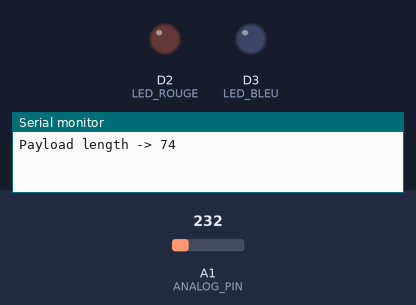
Simulated run of this program. Board: Arduino MKR. Shown: output pins drawn as LEDs (lit = HIGH), the last lines printed to the serial monitor. Inputs (shaded band) come from the test bench; at power-on: A1 (ANALOG_PIN) = 232. WiFi joins after 1.5 s; servers stay silent unless stated; no MQTT or app messages arrive unless stated.

Above: at 12.7 s.
12.8 s: A1 (ANALOG_PIN) set to 250
At 14.7 s:
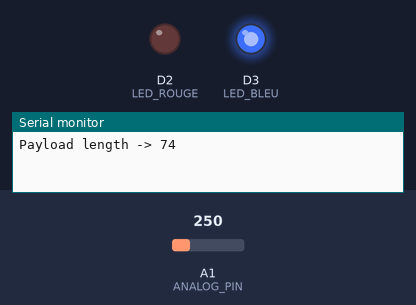
15.0 s: A1 (ANALOG_PIN) set to 201
At 16.5 s:
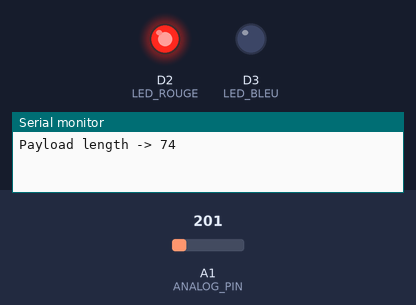
17.0 s: A1 (ANALOG_PIN) set to 266
At 18.3 s:
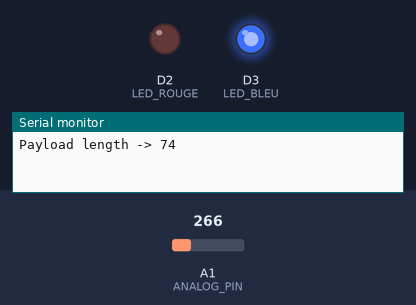
19.0 s: A1 (ANALOG_PIN) set to 174
At 20.0 s:
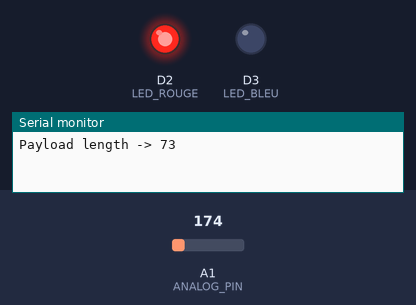
Timing chart, 0 to 22.0 s (numbered marks = the images above; inputs shaded):
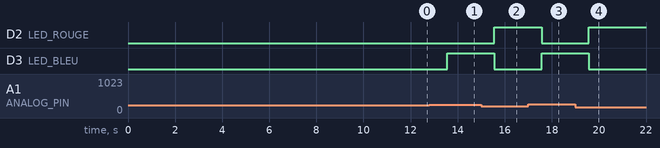

The program:

main.cpp
```cpp
/*
  Titre      : DEMO TMP36 - MKR 1000 - Thingsboard
  Auteur     : André Roussel
  Date       : 04/11/2021
  Description: lecture du TMP36 et envoie de cette valeur a une fréquences spécifique sur la plateforme IDO Thingsbaord
  Droits     : Reproduction permise pour usage pédagogique
  Version    : 0.0.4
*/

#include <Arduino.h>
#include "WIFIConnector_MKR1000.h" //inclusion d'un libairie pour la focntionnalite wifi
#include "MQTTConnector.h"         //inclusion d'un libairie pour la focntionnalite MQTT.h

/*
  Variables de base pour la lecture de la
  sortie du TMP36 a partir d'une broche digitale
*/

const int ANALOG_PIN = A1; // Utilisation de la broche A1 pour lecture analogue
const int LED_BLEU = 3;
const int LED_ROUGE = 2;
int AnalogValue = 0; // Variable pour contenir la valeur lue de la broche analogue

/*
  Variables pour obtenir une valeur de tension a partir du résultat du convertisseur
  analogique digitale CAD, de 0 à 1023 en 0 à 3.3V.  A ajuster selon la tension maximale
  permise par le microncontrolleur et la resolution de la broche 8,10,12,...  bits
*/

const float PIN_BASE_VOLTAGE = 3.3;    // Tension de base maximale pour la broche analogue du uC utilisé
const int PIN_ANALOG_MAX_VALUE = 1023; // Valeur maximale de la lecture de la broche analogue
float PinVoltage = 0;                  // Variable pour la transformation de la lecture analogue a une tension

/*
  Variables pour obtenir une mesure de température en
  degré Celcius a partir d'une valeur en V pour le TMP36
*/

const float TENSION_DECALAGE = 500; // Tension de décalage pour le TMP36 en mV
float TMP36Temperature = 0;         // Varaiable pour contenir la temperature
int MvParDegreeCelcius = 10;        // Nombre de mV par degré Celcius

// Variable de controle générales tel les délais, etc...

const int MS_DELAI = 1000; // Nombre de milliseconde de délais

// Declaration des variables pour le statut du chauffage et de la climatisation

bool StatusChauffage = false;
bool StatusClimatisation = false;

// La fonction setup sert, entre autre chose, a configurer les broches du uC

void setup()
{

  Serial.begin(9600); // Activation du port série pour affichage dans le moniteur série

  wifiConnect(); //Branchement au réseau WIFI
  MQTTConnect(); //Branchement au broker MQTT

  pinMode(ANALOG_PIN, INPUT); // Pour une bonne lecture, la broche analogique doit être placé en mode entré explicitment

  pinMode(LED_BLEU, OUTPUT);
  pinMode(LED_ROUGE, OUTPUT);
}

// Boucle infinie qui permet au uC de faire une ou plusieurs taches sans arrêt

void loop()
{
  // put your main code here, to run repeatedly:

  AnalogValue = analogRead(ANALOG_PIN); // Lecture de la broche analogue et sauvegarde de valeur

  /*
      Par défaut, sur le Arduino MKR1000, la lecture d'une broche analogue donneras une valeur de 0 a 1023.
      Nous pouvons alors utilisé la règle de 3 pour obtenir la tension lu par la broche analogue
      c'est-à-dire, sachant qu'une lecture de 1023 est égale a 3.3V, par regle de 3,
      la tension sera donnè par Tension = (lecture *3.3)/1023
  */

  PinVoltage = (AnalogValue * PIN_BASE_VOLTAGE) / PIN_ANALOG_MAX_VALUE; // Transfert de la lecture de la broche en tension

  /*
    Calcul de la temnpérature a partir de la tension de lecture en Volts
      1. transfert de la valeur de tension de Volts en mV en multipliant la tension obtenue en lecture par 1000
      2. Soustraction de 500 mV comme facteur de correction
      3. Le tout divisé par 10 mV par degré Celcius pour obtenir des degré Celcius
  */

  TMP36Temperature = (PinVoltage * 1000 - TENSION_DECALAGE) / MvParDegreeCelcius;

  if (TMP36Temperature >= 25)
  {
    // C'est ici que on va allumer la climatisation et eteindre le chauffage
    StatusChauffage = false;
    StatusClimatisation = true;
    digitalWrite(LED_ROUGE, LOW);
    digitalWrite(LED_BLEU, HIGH);
  }
  else if (TMP36Temperature <= 21)
  {
    // c'est ici que on va allumer le chauffage et eteindre la climatisation
    StatusChauffage = true;
    StatusClimatisation = false;
    digitalWrite(LED_ROUGE, HIGH);
    digitalWrite(LED_BLEU, LOW);
  }
  else
  {
    // c'est ici que on va eteindre le chauffage et eteindre la climatisation
    StatusChauffage = false;
    StatusClimatisation = false;
    digitalWrite(LED_ROUGE, LOW);
    digitalWrite(LED_BLEU, LOW);
  }

  // Impression dans le moniteur série

  Serial.print("La valeur obtene par la broche analogue est ");
  Serial.println(AnalogValue);

  Serial.print("La valeur de tension obtenue par la broche analogue est ");
  Serial.print(PinVoltage);
  Serial.println(" V");

  Serial.print("La valeur de température est alors  ");
  Serial.print(TMP36Temperature);
  Serial.println(" degré Celcius");
  appendPayload("StatutChauffage", StatusChauffage);
  appendPayload("StatutClimatisation", StatusClimatisation);
  appendPayload("Temperature", TMP36Temperature); //Ajout de la donnée température au message MQTT
  sendPayload();                                  //Envoie du message via le protocole MQTT

  delay(MS_DELAI); // Délai de sorte a ce qu'on puisse lire les valeurs et ralentir le uC
                   // Note: l'utilisation d'un délai est généralement une mauvaise pratique mais utilisable dans le cas de ce démo
}
```

MQTTConnector.h
```cpp
/*
  Titre      : MQTTConnector.h
  Auteur     : André Roussel
  Date       : 05/11/2021
  Description: Utilitaire de branchement a un Broker MQTT une fois une connexion établisa l'internet via WIFI, GSM, etc...
  Droits     : Reproduction permise pour usage pédagogique
  Version    : 0.0.1
*/


#include <MQTT.h>


//Constante nécessaire pour le branchement au Broker MQTT

const char MQTT_SERVER[]    = SECRET_MQTT_SERVER_IP;    // Adresse IP du broker MQTT
const int MQTT_SERVER_PORT  = SECRET_MQTT_SERVER_PORT;  // Port du broker MQTT


// Pramètre d'identification de l'objet
const char TOKEN[]        = SECRET_TOKEN;         // Token d'accès de l'objet
const char DEVICE_ID[]    = SECRET_DEVICE_ID;     // Numéro d'indentification de l'objet provenant de Thingsboard

MQTTClient ClientMQTT;      // Création d'un client MQTT pour l'échange de donnée entre l'objet IDO et le broker MQTT


String Payload ="{";      // Chaine de caractère qui contiendra le message envoyer de l'objet vers thingsboard


// Fonctionnalité de branchement utilisant le protocole MQTT

void MQTTConnect() {

  ClientMQTT.begin(MQTT_SERVER, MQTT_SERVER_PORT, ClientWIFI);

  while (!ClientMQTT.connect(DEVICE_ID, TOKEN, "")) {
    Serial.print(".");
    delay(1000);
  }

  Serial.println("\nBranché au broker MQTT!\n");

}


// Affiche la payload qui est envoyé ainsi que sa longeur


/*
  Fonctionnalité qui permet de créer la chaine de données a envoyé au broker MQTT
  Pour le moment, cette chaine ne doit pas dépassé un maximum de 100 caractère
*/

void appendPayload(String Name, float Val)
{

  if( Payload != "{")
  {
    Payload += ",";
  }

  Payload += "\"";
  Payload += Name;
  Payload += "\": ";
  Payload += Val;

}

/*
  Fonctionnalité qui permet l'envoie de la chaine de caractères sous la forme de paires
  Nom associé a la donnée, Valeur de al donnée
*/

void sendPayload()
{
  char attributes[200];
  Payload += "}";
  Payload.toCharArray(attributes, 200);
  ClientMQTT.publish("v1/devices/me/telemetry", attributes);

  Serial.print("Payload -> ");
  Serial.println(Payload);
  Serial.print("Payload length -> ");
  Serial.println(Payload.length());

  Payload="{";

}
```

Secrets.h
```cpp
/*
SSID du WIFI ainsi que le mot de passe
Modifier les paramètre WIFI pour le réseau auquels votre objets doit se brancher
*/

#define WIFI_SECRET_SSID "NETGEAR9DECDF-SETUP"
#define WIFI_SECRET_PASS "sharedsecret"

/*
Information nécessaire pour le branchement a un Broker MQTT
Dans le cadre du cours AIIA1013, ne modifié pas cet information
*/

#define SECRET_MQTT_SERVER_IP "198.164.130.74"
#define SECRET_MQTT_SERVER_PORT 1883

/*
Détails sur l'indentification de l'objet
Cette information provient de l'objet virtuel créer sur le serveur Thingsbord
*/

#define SECRET_TOKEN "jaoZjJM2Gxi6HfSpiJf7"
#define SECRET_DEVICE_ID "12ce9e80-4658-11ec-9235-d318ce92df6e"
```

WIFIConnector_MKR1000.h
```cpp
/*
  Titre      : WIFIConnector_MKR1000.h
  Auteur     : André Roussel
  Date       : 03/11/2021
  Description: Fonctions nécessaire pour branché un Arduino MKR1000 a un réseau WIFI
  Droits     : Reproduction permise pour usage pédagogique
  Version    : 0.0.1
*/


#include "Secrets.h"
#include <SPI.h>
#include <wifi101.h>
#include "wifiStatus.h"


const char SSID[] = WIFI_SECRET_SSID; // WiFI ssid provenant du fichier Secrets.h
const char PASS[] = WIFI_SECRET_PASS; //WiFI mot de passe provenant du fichier Secrets.h

int status = WL_IDLE_STATUS;          // Statut de la radio WIFI


WiFiClient ClientWIFI;                //Objets représantant un client se branchant a un réseau WIFI


/*
Fonction de connectivité a un réseau WIFI
*/

void wifiConnect()
{

  // Boucle de branchement au réseau WIFI.  Essaie de branchement a tout les 10 secondes jusqu'a réussite
  while (status != WL_CONNECTED)
  {
    Serial.print("Tentative de branchement au réseau: ");
    Serial.println(SSID);
    status = WiFi.begin(SSID, PASS);
    Serial.println(status);


    delay(10000);  // Délai de 10 secondes entre les tentatives de connexion
  }

  //Sortie de la boucle, alors branché au réseau SSID
  Serial.print("Maintenant branché au réseau WIFI ");
  Serial.println(SSID);

  //Impression de l'information de connexion
  printCurrentNet();
  printWifiData();

}
```

wifiStatus.h
```cpp
/*
  Titre      : wifiStatus.h
  Auteur     : Trouvé sur le WEB et référence perdu dans la brume des temps
  Date       : 03/11/2021
  Description: Fonctionnalité pour information sur le branchement
  Droits     : Reproduction permise pour usage pédagogique
  Version    : 0.0.1
*/


//  Impression de l'adresse MAC du uC

void printMacAddress(byte mac[]) {
  for (int i = 5; i >= 0; i--) {
    if (mac[i] < 16) {
      Serial.print("0");
    }
    Serial.print(mac[i], HEX);
    if (i > 0) {
      Serial.print(":");
    }
  }
  Serial.println();
}


// Obtention de l'adresse IP et MAC du uC

void printWifiData() {
  // print your board's IP address:
  IPAddress ip = WiFi.localIP();
  Serial.print("IP Address: ");
  Serial.println(ip);

  // print your MAC address:
  byte mac[6];
  WiFi.macAddress(mac);
  Serial.print("MAC address: ");
  printMacAddress(mac);
}

// Capture de l'information du réseau WIFI

void printCurrentNet() {
  // print the SSID of the network you're attached to:
  Serial.print("SSID: ");
  Serial.println(WiFi.SSID());

  // print the MAC address of the router you're attached to:
  byte bssid[6];
  WiFi.BSSID(bssid);
  Serial.print("BSSID: ");
  printMacAddress(bssid);

  // print the received signal strength:
  long rssi = WiFi.RSSI();
  Serial.print("signal strength (RSSI):");
  Serial.println(rssi);

  // print the encryption type:
  byte encryption = WiFi.encryptionType();
  Serial.print("Encryption Type:");
  Serial.println(encryption, HEX);
  Serial.println();
}
```

Measured:
- the behaviour switches between 232 and 233 on A1 (ANALOG_PIN) (found by bisection; images 0 and 1)
- after the input at 12.8 s, D3 (LED_BLEU): LOW → HIGH after 0.76 s
- after the input at 15.0 s, D2 (LED_ROUGE): LOW → HIGH after 0.56 s; D3 (LED_BLEU): HIGH → LOW after 0.56 s
- after the input at 17.0 s, D2 (LED_ROUGE): HIGH → LOW after 0.57 s; D3 (LED_BLEU): LOW → HIGH after 0.57 s
- after the input at 19.0 s, D2 (LED_ROUGE): LOW → HIGH after 0.57 s; D3 (LED_BLEU): HIGH → LOW after 0.57 s
